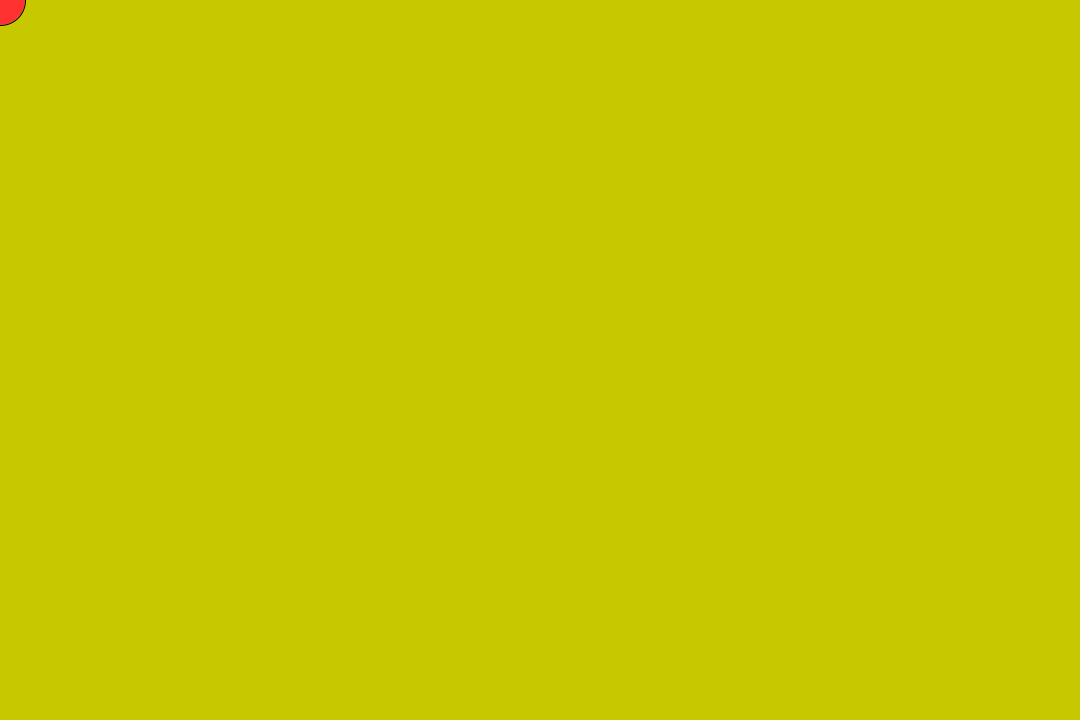
Frame 1 (no input)
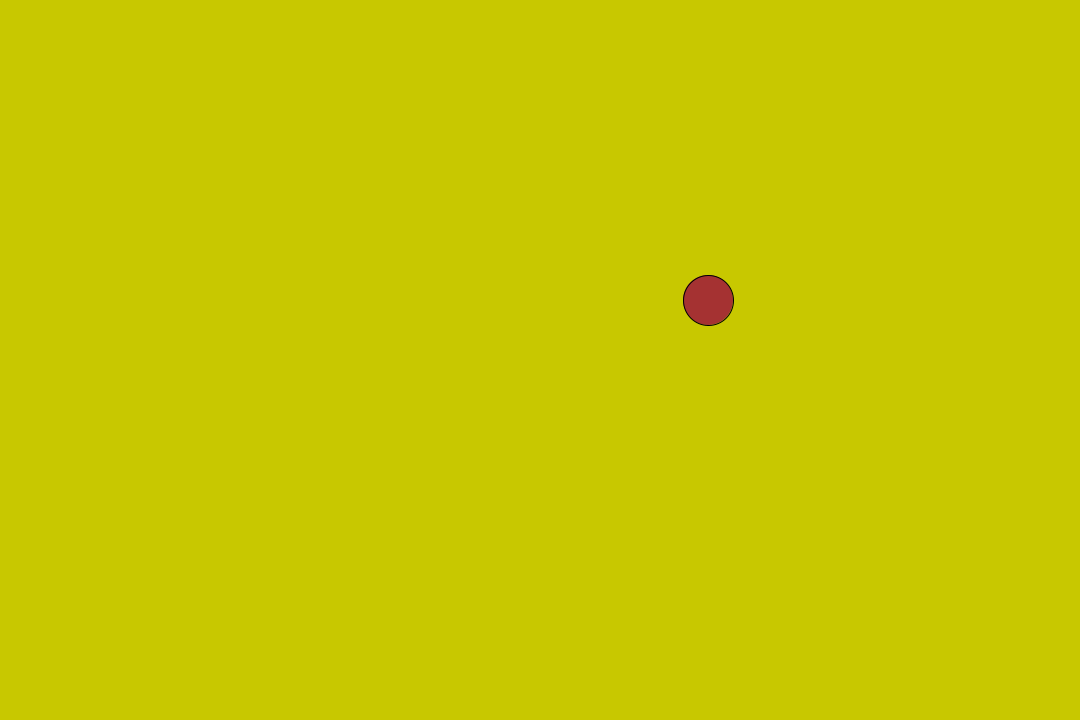
Frame 60 (the mouse pressed at the canvas centre just before this capture)
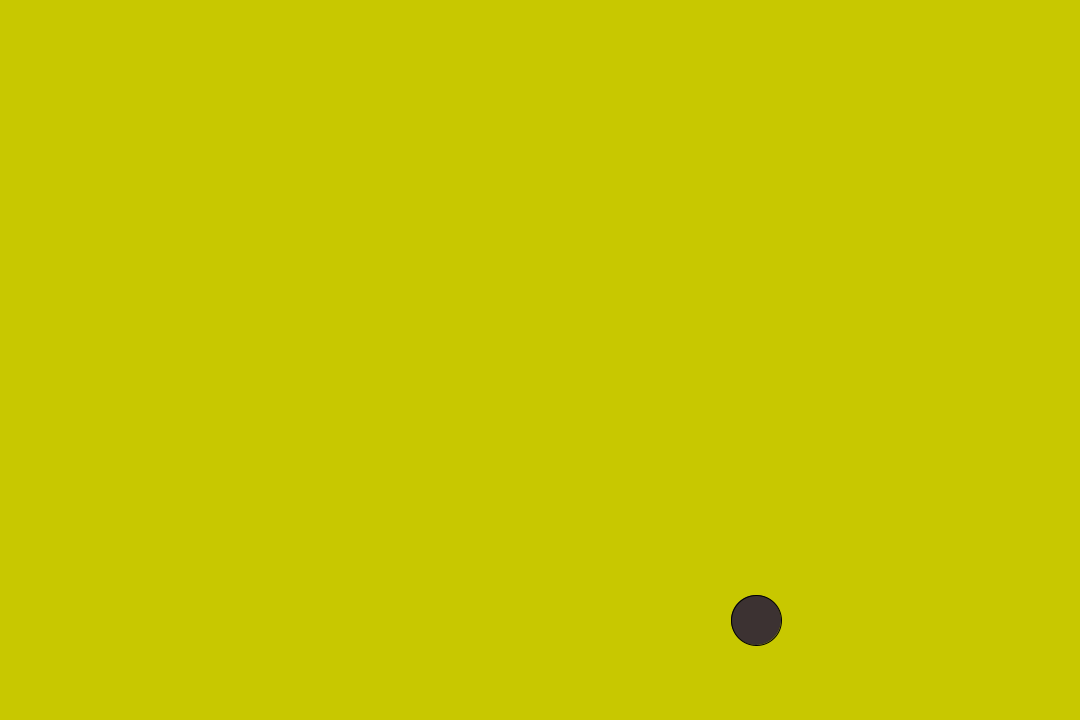
Frame 120 (the mouse held since frame 60 and released just before this capture)

The Processing sketch that drew these frames (run headless with seeded random() and noise(); from frame 60 on, the mouse is pressed at the canvas centre):

// Processing sketch: bouncy_ball
// ── bouncy_ball.pde
int xSpeed=12;
int ySpeed=20;
int y=0;
int x=0;
float radius=50;
color colour=255;
void setup() 
{
  size(1080,720);
}
void draw() 
{
  background(200,200,0);
  displayBall(radius);
  moveBall() ; 
  bounceBall();
  
}
void displayBall(float r) 
{
  fill(colour,50,50);
  ellipse(x, y, r, r);
}
void moveBall() 
{
  x+=xSpeed;
  y+=ySpeed;
}
void bounceBall() 
{
  if(x>width||x<0){
    xSpeed*=-1;
    colour=floor(random(256));
  }
  if(y>height||y<0)
  {
    ySpeed*=-1;
    colour=floor(random(256));
  }
}
